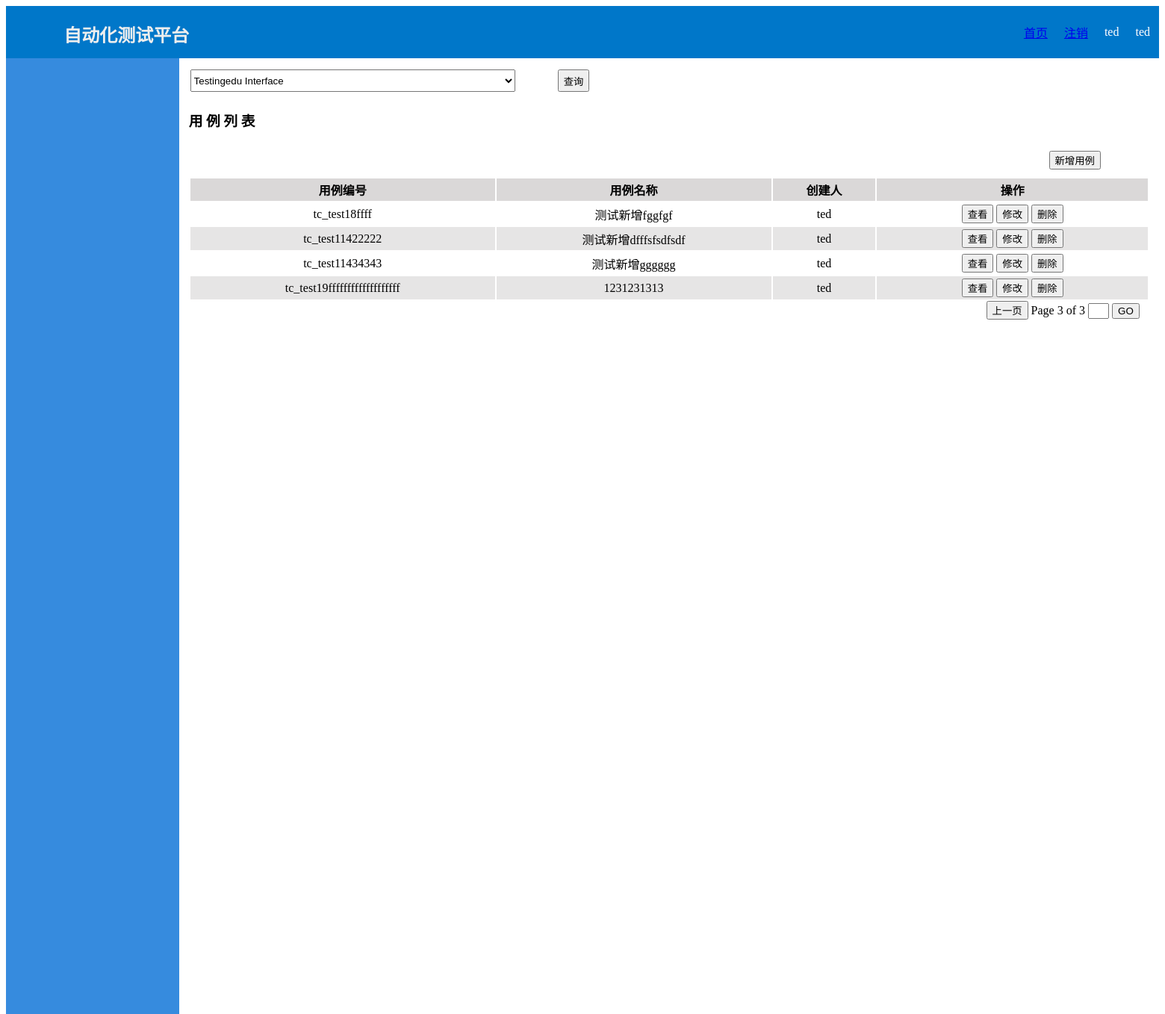
Page /testcase/search/3/3 (signed in) on the earlier database version.
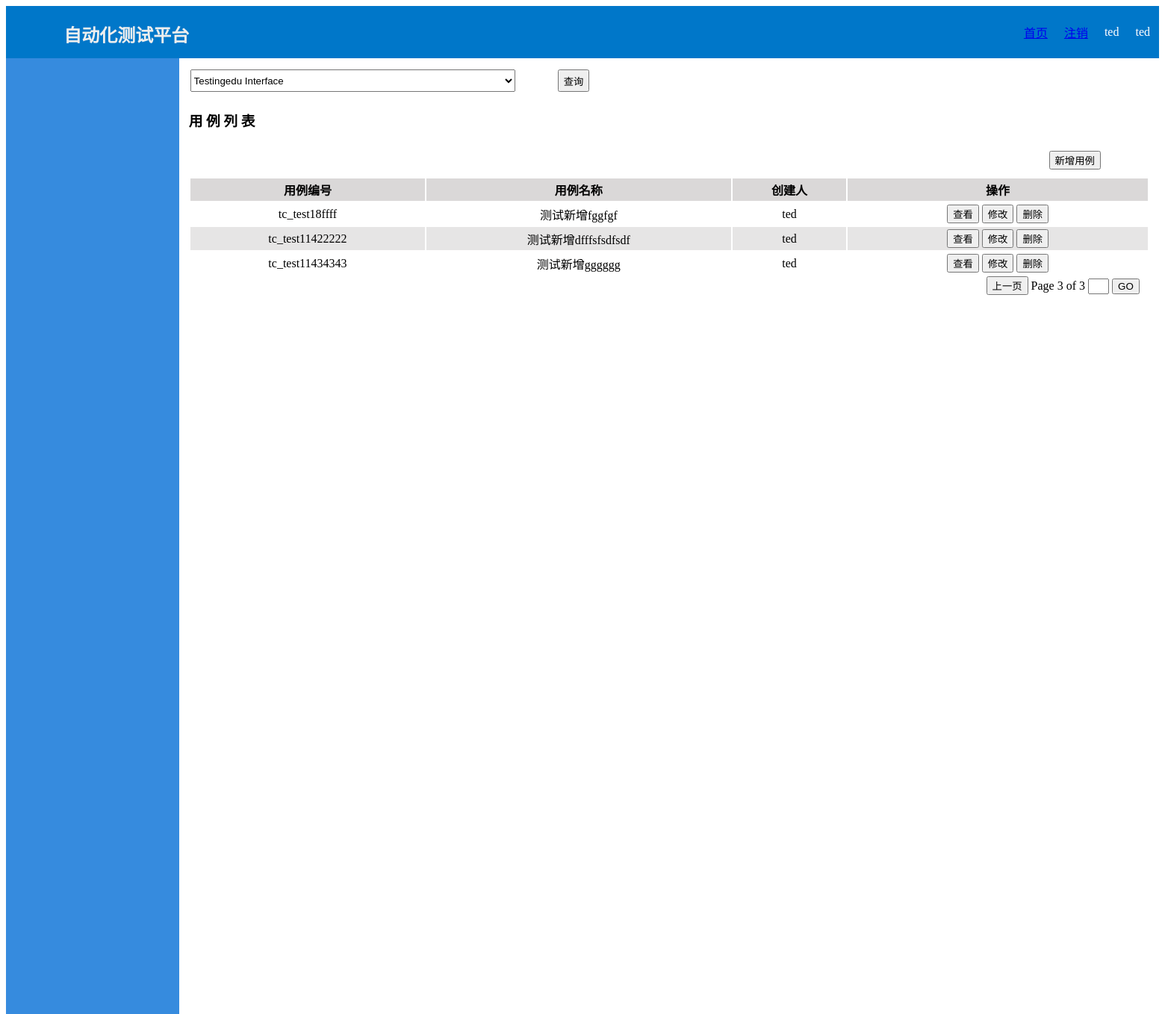
Same page on the later database version.
### testcase/models.py (models this page shows, shortened)
class TestCase(models.Model):
    no = models.CharField(max_length=20)
    case = models.CharField(max_length=50)
    project = models.ForeignKey(Projects, on_delete=models.PROTECT)
    charge = models.ForeignKey(User('username'), on_delete=models.SET('Null'))
    path = models.CharField(max_length=72, null=True, blank=True)
    sheet = models.CharField(max_length=32, null=True, blank=True)
    ds = models.ForeignKey(Datasource, on_delete=models.SET('Null'), null=True, blank=True)
    update_time = models.DateTimeField(auto_now=True)

### testcase/views.py (the view)
# urls.py: path('search/<int:selected>/<int:page>', views.search_result, name='search_result'),
@login_required
def search_result(request, selected, page):
    user_projects = ProjectsUser.objects.filter(user_id=request.user.id).values('project_id')
    project_list = Projects.objects.filter(id__in=user_projects).filter(status='1')
    user_name = request.session['user_name']
    user_group = request.session['user_group']
    rmenu = RoleMenu.objects.filter(role_name=user_group).values('menu')
    menu = Menu.objects.filter(menu_text__in=rmenu).order_by('order')
    context = {'menu': menu,
               'user_group': user_group,
               'user_name': user_name,
               'project_list': project_list,
               'selected_id': selected
               }
    case_list = TestCase.objects.filter(project=selected).order_by('id')
    paginator = Paginator(case_list, 10)
    try:
        cases = paginator.page(page)
    except PageNotAnInteger:
        cases = paginator.page(1)
    except EmptyPage:
        cases = paginator.page(paginator.num_pages)
    if cases:
        context['case_list'] = cases
        return render(request, 'testcase/testcase.html', context)
    else:
        return render(request, 'testcase/testcase.html', context)

### testcase/templates/testcase/testcase.html (shortened to what this page needs)
{% extends "base.html" %}
{% load static %}
{% block content %}
<div class="search">
    <form id="search_form" action="{% url 'testcase:search' %}" method="post">
        <div>
            <table style="width: 100%;">
                <tbody>
                    <tr class="search">
                        <td >
                            <select id="project_list" name="project" style="height: 30px; width: 90%;">
                                {% if project_list %}
                                    {% for project in project_list %}
                                    {% if selected_id %}
                                        {% if  project.id|stringformat:"s" == selected_id|stringformat:"s" %}
                                            <option value="{{project.id}}" selected="selected">{{project.project}}</option>
                                        {% else %}
                                            <option value="{{project.id}}">{{project.project}}</option>
                                        {% endif %}
                                    {% else %}
                                        <option value="{{project.id}}">{{project.project}}</option>
                                    {% endif %}
                                    {% endfor %}
                                {% endif %}
                            </select>
                        </td>
                        <td><button id="do_search"  class="btn1">查询</button></td>
                    </tr>
                </tbody>
            </table>
        </div>
    </form>
</div>
<div class="case_list">
    <h3 class="projects" style="display: inline-block">用 例 列 表</h3>
    <div class="btn1" id="new_case" style="position: relative; left:88%; margin: 10px">
        <button onclick="to('{% url 'testcase:new' %}')">新增用例</button>
    </div>
        <table id="list">
            <thead>
                <tr>
                    <th>用例编号</th>
                    <th>用例名称</th>
                    <th>创建人</th>
                    <th>操作</th>
                </tr>
            </thead>
    {% if case_list %}
            <tbody>
                {% for case in case_list %}
                    {% if forloop.counter|divisibleby:"2" %}
                    <tr class="even">
                    {% else %}
                    <tr>
                    {% endif %}
                    <td>{{case.no}}</td>
                    <td>{{case.case}}</td>
                    <td>{{case.charge}}</td>
                    <td>
                        <button onclick="to('{% url 'testcase:detail' case.project_id case.id %}')">查看</button>
                        <button onclick="to('{% url 'testcase:modify' case.id %}')">修改</button>
                        <button onclick="to('{% url 'testcase:delete' case.id %}')">删除</button>
                    </td>
                    </tr>
                {% endfor %}
            </tbody>
        </table>
    <div class="pagination">
        {% if case_list.has_previous %}
            <button class="page_btn" onclick="to('./{{case_list.previous_page_number}}')">上一页</button>
        {% endif %}
        <span class="current">Page {{case_list.number}} of {{case_list.paginator.num_pages}}</span>
        <input id="pg" type="text" style="width: 1.5em;">
        <button id="go">GO</button>
    </div>
    {% endif %}
</div>
{% endblock %}

Differences in the rows shown:
removed TestCase: no "tc_test19fffffffffffffffffff", case "1231231313", charge "ted"
